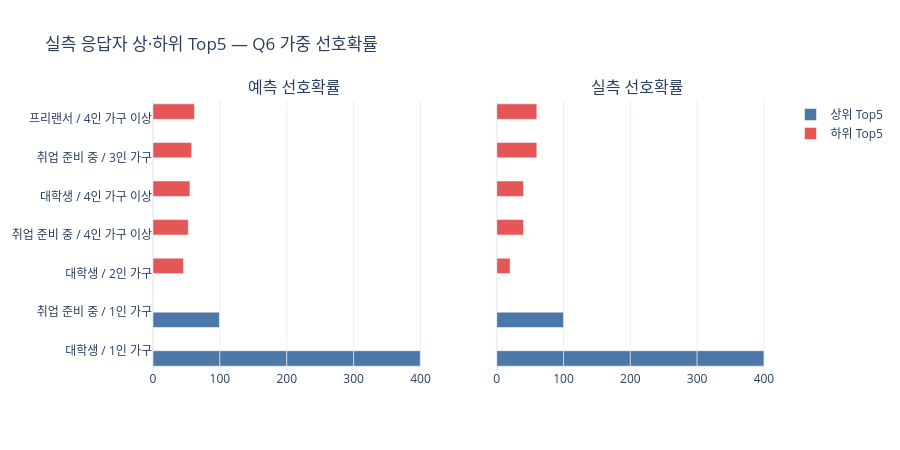

The code cell stored with this chart in its notebook:
### Code cell
compare_df = pd.concat([
    top5_actual.assign(group="상위 Top5"),
    bottom5_actual.assign(group="하위 Top5"),
])
compare_df["label"] = compare_df["occupation"] + " / " + compare_df["housing_type"]

fig = make_subplots(rows=1, cols=2, subplot_titles=("예측 선호확률", "실측 선호확률"),
                    shared_yaxes=True)
for i, col in enumerate(["predicted_prob_pct", "actual_prob_pct"]):
    for grp, color in [("상위 Top5", "#4C78A8"), ("하위 Top5", "#E45756")]:
        sub = compare_df[compare_df["group"] == grp]
        fig.add_trace(
            go.Bar(x=sub[col], y=sub["label"], name=f"{grp}", orientation="h",
                   marker_color=color, showlegend=(i == 0)),
            row=1, col=i + 1,
        )
fig.update_layout(title="실측 응답자 상·하위 Top5 — Q6 가중 선호확률", template=PLOTLY_TEMPLATE, height=450, barmode="group")
fig.show()

### Figure 1 — Plotly figure (JSON) as saved in the notebook; plotly's stock layout.template omitted (floating-point values rounded to 4 significant figures)
{"data": [{"marker": {"color": "#4C78A8"}, "name": "상위 Top5", "orientation": "h", "showlegend": true, "type": "bar", "x": [100.0, 100.0, 100.0, 99.5, 99.2], "xaxis": "x", "y": ["대학생 / 1인 가구", "대학생 / 1인 가구", "대학생 / 1인 가구", "대학생 / 1인 가구", "취업 준비 중 / 1인 가구"], "yaxis": "y"}, {"marker": {"color": "#E45756"}, "name": "하위 Top5", "orientation": "h", "showlegend": true, "type": "bar", "x": [45.5, 52.8, 55.2, 57.8, 62.0], "xaxis": "x", "y": ["대학생 / 2인 가구", "취업 준비 중 / 4인 가구 이상", "대학생 / 4인 가구 이상", "취업 준비 중 / 3인 가구", "프리랜서 / 4인 가구 이상"], "yaxis": "y"}, {"marker": {"color": "#4C78A8"}, "name": "상위 Top5", "orientation": "h", "showlegend": false, "type": "bar", "x": [100.0, 100.0, 100.0, 100.0, 100.0], "xaxis": "x2", "y": ["대학생 / 1인 가구", "대학생 / 1인 가구", "대학생 / 1인 가구", "대학생 / 1인 가구", "취업 준비 중 / 1인 가구"], "yaxis": "y2"}, {"marker": {"color": "#E45756"}, "name": "하위 Top5", "orientation": "h", "showlegend": false, "type": "bar", "x": [20.0, 40.0, 40.0, 60.0, 60.0], "xaxis": "x2", "y": ["대학생 / 2인 가구", "취업 준비 중 / 4인 가구 이상", "대학생 / 4인 가구 이상", "취업 준비 중 / 3인 가구", "프리랜서 / 4인 가구 이상"], "yaxis": "y2"}], "layout": {"annotations": [{"font": {"size": 16}, "showarrow": false, "text": "예측 선호확률", "x": 0.225, "xanchor": "center", "xref": "paper", "y": 1, "yanchor": "bottom", "yref": "paper"}, {"font": {"size": 16}, "showarrow": false, "text": "실측 선호확률", "x": 0.775, "xanchor": "center", "xref": "paper", "y": 1, "yanchor": "bottom", "yref": "paper"}], "barmode": "group", "height": 450, "title": {"text": "실측 응답자 상·하위 Top5 — Q6 가중 선호확률"}, "xaxis": {"anchor": "y", "domain": [0, 0.45]}, "xaxis2": {"anchor": "y2", "domain": [0.55, 1]}, "yaxis": {"anchor": "x", "domain": [0, 1]}, "yaxis2": {"anchor": "x2", "domain": [0, 1], "matches": "y", "showticklabels": false}}}
